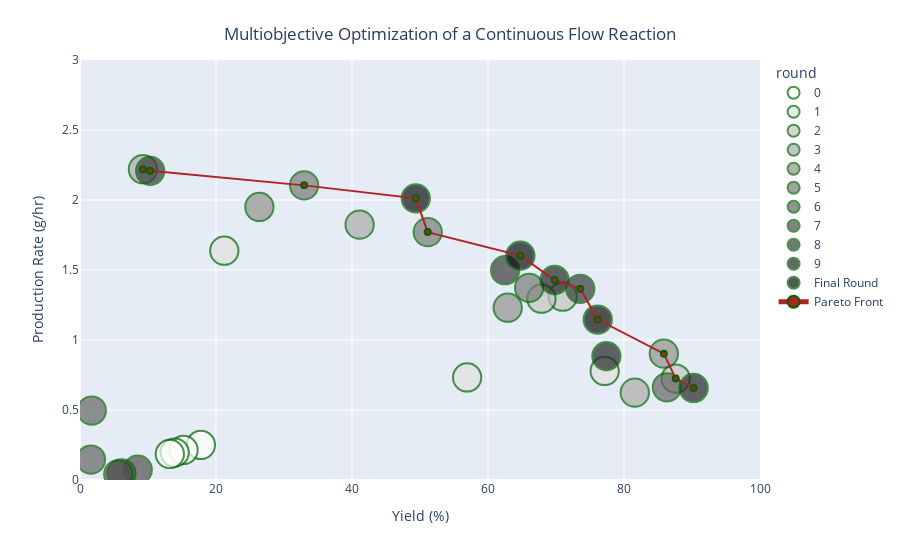

Source (notebook cell):
### Markdown cell above
# Plot the data!!

#### Run this cell to visualize the data in a scatter plot. X-axis is the Yield % and the Y-axis is the Production Rate (g/hr). The rounds are color coded. The better the yield, the bigger the data point. The pareto front is plotted with a red line. This shows the predicted parteo front of this multi-objective optimization function.

### Code cell
#View plots
plot_pareto_frontier(pareto_x, pareto_y)

#Red line is the pareto front
#Colors show the different rounds
#Size based off the yield 

#Ideal optimization is somewhere in the middle (top right) of the pareto front. 

#TODO
# correlation plot (understand how it works)
# 3d plot of inputs  (mostly done)
# PLOTS x-axis round and y axis yield or production rate (mostly done)
# Can you build a model out of it? 


### TO DO
#Make a for loop to print out a plot at each round
#Make a gif of all the images (2 sec delay) (static x and y)

### Figure 1 — Plotly figure (JSON) as saved in the notebook; plotly's stock layout.template omitted (floating-point values rounded to 4 significant figures)
{"data": [{"customdata": [[85, 23, 0.5], [85, 23, 0.5], [85, 23, 0.5], [85, 23, 0.5]], "hovertemplate": "round=0<br>Yield (%)=%{x}<br>Production Rate (g/hr)=%{y}<br>size=%{marker.size}<br>temperature=%{customdata[0]}<br>time=%{customdata[1]}<br>mfp=%{customdata[2]}<extra></extra>", "legendgroup": "0", "marker": {"color": "rgb(254, 254, 253)", "line": {"color": "darkgreen", "width": 2}, "size": [5, 5, 5, 5], "sizemode": "area", "sizeref": 0.0125, "symbol": "circle"}, "mode": "markers", "name": "0", "orientation": "v", "showlegend": true, "type": "scatter", "x": [17.78, 15.23, 13.92, 13.21], "xaxis": "x", "y": [0.2506, 0.2146, 0.1962, 0.1862], "yaxis": "y"}, {"customdata": [[135, 23, 0.36], [132, 3, 0.36], [123, 23, 0.46]], "hovertemplate": "round=1<br>Yield (%)=%{x}<br>Production Rate (g/hr)=%{y}<br>size=%{marker.size}<br>temperature=%{customdata[0]}<br>time=%{customdata[1]}<br>mfp=%{customdata[2]}<extra></extra>", "legendgroup": "1", "marker": {"color": "rgb(224, 224, 223)", "line": {"color": "darkgreen", "width": 2}, "size": [5, 5, 5], "sizemode": "area", "sizeref": 0.0125, "symbol": "circle"}, "mode": "markers", "name": "1", "orientation": "v", "showlegend": true, "type": "scatter", "x": [77.16, 21.22, 56.93], "xaxis": "x", "y": [0.7788, 1.638, 0.7327], "yaxis": "y"}, {"customdata": [[135, 29, 0.63], [138, 13, 0.63], [138, 15, 0.56]], "hovertemplate": "round=2<br>Yield (%)=%{x}<br>Production Rate (g/hr)=%{y}<br>size=%{marker.size}<br>temperature=%{customdata[0]}<br>time=%{customdata[1]}<br>mfp=%{customdata[2]}<extra></extra>", "legendgroup": "2", "marker": {"color": "rgb(197, 197, 195)", "line": {"color": "darkgreen", "width": 2}, "size": [5, 5, 5], "sizemode": "area", "sizeref": 0.0125, "symbol": "circle"}, "mode": "markers", "name": "2", "orientation": "v", "showlegend": true, "type": "scatter", "x": [87.6, 70.98, 67.86], "xaxis": "x", "y": [0.7245, 1.309, 1.295], "yaxis": "y"}, {"customdata": [[138, 41, 0.48], [138, 5, 0.66], [135, 1, 0.63]], "hovertemplate": "round=3<br>Yield (%)=%{x}<br>Production Rate (g/hr)=%{y}<br>size=%{marker.size}<br>temperature=%{customdata[0]}<br>time=%{customdata[1]}<br>mfp=%{customdata[2]}<extra></extra>", "legendgroup": "3", "marker": {"color": "rgb(171, 171, 170)", "line": {"color": "darkgreen", "width": 2}, "size": [5, 5, 5], "sizemode": "area", "sizeref": 0.0125, "symbol": "circle"}, "mode": "markers", "name": "3", "orientation": "v", "showlegend": true, "type": "scatter", "x": [81.59, 41.12, 9.252], "xaxis": "x", "y": [0.6239, 1.824, 2.22], "yaxis": "y"}, {"customdata": [[138, 21, 0.66], [138, 3, 0.66], [135, 13, 0.61]], "hovertemplate": "round=4<br>Yield (%)=%{x}<br>Production Rate (g/hr)=%{y}<br>size=%{marker.size}<br>temperature=%{customdata[0]}<br>time=%{customdata[1]}<br>mfp=%{customdata[2]}<extra></extra>", "legendgroup": "4", "marker": {"color": "rgb(146, 146, 145)", "line": {"color": "darkgreen", "width": 2}, "size": [5, 5, 5], "sizemode": "area", "sizeref": 0.0125, "symbol": "circle"}, "mode": "markers", "name": "4", "orientation": "v", "showlegend": true, "type": "scatter", "x": [85.86, 26.38, 62.9], "xaxis": "x", "y": [0.9024, 1.95, 1.231], "yaxis": "y"}, {"customdata": [[138, 5, 0.51], [138, 15, 0.48], [138, 9, 0.48]], "hovertemplate": "round=5<br>Yield (%)=%{x}<br>Production Rate (g/hr)=%{y}<br>size=%{marker.size}<br>temperature=%{customdata[0]}<br>time=%{customdata[1]}<br>mfp=%{customdata[2]}<extra></extra>", "legendgroup": "5", "marker": {"color": "rgb(124, 123, 122)", "line": {"color": "darkgreen", "width": 2}, "size": [5, 5, 5], "sizemode": "area", "sizeref": 0.0125, "symbol": "circle"}, "mode": "markers", "name": "5", "orientation": "v", "showlegend": true, "type": "scatter", "x": [32.96, 66.05, 51.14], "xaxis": "x", "y": [2.104, 1.373, 1.771], "yaxis": "y"}, {"customdata": [[138, 29, 0.66], [75, 3, 0.58], [51, 1, 0.56]], "hovertemplate": "round=6<br>Yield (%)=%{x}<br>Production Rate (g/hr)=%{y}<br>size=%{marker.size}<br>temperature=%{customdata[0]}<br>time=%{customdata[1]}<br>mfp=%{customdata[2]}<extra></extra>", "legendgroup": "6", "marker": {"color": "rgb(102, 101, 101)", "line": {"color": "darkgreen", "width": 2}, "size": [5, 5, 5], "sizemode": "area", "sizeref": 0.0125, "symbol": "circle"}, "mode": "markers", "name": "6", "orientation": "v", "showlegend": true, "type": "scatter", "x": [86.31, 1.61, 1.73], "xaxis": "x", "y": [0.6619, 0.1463, 0.4962], "yaxis": "y"}, {"customdata": [[63, 33, 0.56], [54, 41, 0.51], [45, 35, 0.61]], "hovertemplate": "round=7<br>Yield (%)=%{x}<br>Production Rate (g/hr)=%{y}<br>size=%{marker.size}<br>temperature=%{customdata[0]}<br>time=%{customdata[1]}<br>mfp=%{customdata[2]}<extra></extra>", "legendgroup": "7", "marker": {"color": "rgb(81, 80, 80)", "line": {"color": "darkgreen", "width": 2}, "size": [5, 5, 5], "sizemode": "area", "sizeref": 0.0125, "symbol": "circle"}, "mode": "markers", "name": "7", "orientation": "v", "showlegend": true, "type": "scatter", "x": [8.49, 6.1, 5.62], "xaxis": "x", "y": [0.0736, 0.0474, 0.0408], "yaxis": "y"}, {"customdata": [[138, 15, 0.43], [138, 13, 0.48], [138, 1, 0.33]], "hovertemplate": "round=8<br>Yield (%)=%{x}<br>Production Rate (g/hr)=%{y}<br>size=%{marker.size}<br>temperature=%{customdata[0]}<br>time=%{customdata[1]}<br>mfp=%{customdata[2]}<extra></extra>", "legendgroup": "8", "marker": {"color": "rgb(59, 59, 59)", "line": {"color": "darkgreen", "width": 2}, "size": [5, 5, 5], "sizemode": "area", "sizeref": 0.0125, "symbol": "circle"}, "mode": "markers", "name": "8", "orientation": "v", "showlegend": true, "type": "scatter", "x": [73.57, 62.52, 10.32], "xaxis": "x", "y": [1.366, 1.498, 2.208], "yaxis": "y"}, {"customdata": [[138, 33, 0.63], [138, 23, 0.41], [138, 13, 0.41]], "hovertemplate": "round=9<br>Yield (%)=%{x}<br>Production Rate (g/hr)=%{y}<br>size=%{marker.size}<br>temperature=%{customdata[0]}<br>time=%{customdata[1]}<br>mfp=%{customdata[2]}<extra></extra>", "legendgroup": "9", "marker": {"color": "rgb(38, 38, 38)", "line": {"color": "darkgreen", "width": 2}, "size": [5, 5, 5], "sizemode": "area", "sizeref": 0.0125, "symbol": "circle"}, "mode": "markers", "name": "9", "orientation": "v", "showlegend": true, "type": "scatter", "x": [90.24, 77.41, 69.79], "xaxis": "x", "y": [0.6575, 0.885, 1.429], "yaxis": "y"}, {"customdata": [[138, 11, 0.58], [138, 19, 0.56], [138, 7, 0.56]], "hovertemplate": "round=Final Round<br>Yield (%)=%{x}<br>Production Rate (g/hr)=%{y}<br>size=%{marker.size}<br>temperature=%{customdata[0]}<br>time=%{customdata[1]}<br>mfp=%{customdata[2]}<extra></extra>", "legendgroup": "Final Round", "marker": {"color": "rgb(16, 16, 16)", "line": {"color": "darkgreen", "width": 2}, "size": [5, 5, 5], "sizemode": "area", "sizeref": 0.0125, "symbol": "circle"}, "mode": "markers", "name": "Final Round", "orientation": "v", "showlegend": true, "type": "scatter", "x": [64.76, 76.14, 49.38], "xaxis": "x", "y": [1.603, 1.146, 2.012], "yaxis": "y"}, {"line": {"color": "firebrick", "width": 2}, "marker": {"line": {"color": "darkgreen", "width": 2}}, "name": "Pareto Front", "type": "scatter", "x": [90.24, 87.6, 85.86, 76.14, 73.57, 69.79, 64.76, 51.14, 49.38, 32.96, 10.32, 9.252], "y": [0.6575, 0.7245, 0.9024, 1.146, 1.366, 1.429, 1.603, 1.771, 2.012, 2.104, 2.208, 2.22]}], "layout": {"legend": {"itemsizing": "constant", "title": {"text": "round"}, "tracegroupgap": 0}, "margin": {"t": 60}, "title": {"text": "Multiobjective Optimization of a Continuous Flow Reaction", "x": 0.5, "xanchor": "center", "y": 0.95, "yanchor": "top"}, "xaxis": {"anchor": "y", "domain": [0, 1], "range": [0, 100], "title": {"text": "Yield (%)"}}, "yaxis": {"anchor": "x", "domain": [0, 1], "range": [0, 3], "title": {"text": "Production Rate (g/hr)"}}}}
